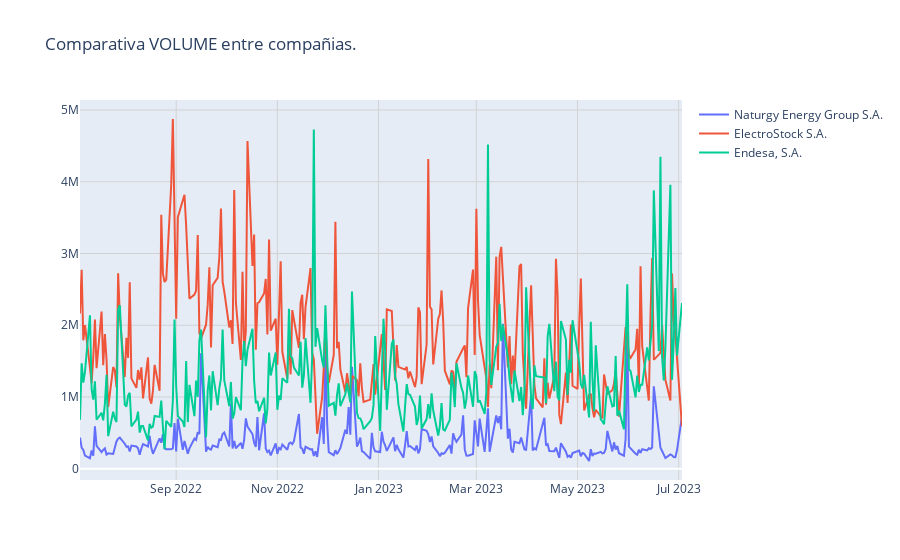

Notebook source saved alongside this figure:
### Markdown cell above
Las lineas de la gráfica comparativa sugieren que ElectroStock S.A. ha tenido un rendimiento sobresaliente en comparación con sus competidores. La línea que representa el cierre de ElectroStock se encuentra notablemente más alta que las líneas de Naturgy y Endesa. Esto indica que ElectroStock ha obtenido resultados superiores en términos de rendimiento financiero.

Además, se observa que la subida esperada del 70% es mucho más suavizada en el periodo estudiado en comparación con ElectroStock. Esto significa que la tendencia alcista en los datos de ElectroStock es más pronunciada y diferenciada en comparación con sus competidoras.

Podemos concluir que ElectroStock muestra una mayor variabilidad en sus resultados y un desempeño superior en comparación con Naturgy y Endesa. Estos resultados resaltarían la fortaleza y competitividad de ElectroStock en el mercado y que el periodo antes analizado ha sido mucho más favorable para ElectroStock que para el resto.

### Code cell
fig = go.Figure()

# Agregarmos tres lineas, Naturgy, ElectroStock y Endesa analizar la variable Volume
fig.add_trace(go.Scatter(x=naturgy['Date'], y=naturgy['Volume'], name='Naturgy Energy Group S.A.'))
fig.add_trace(go.Scatter(x=df['Date'], y=df['Volume'], name = 'ElectroStock S.A.'))
fig.add_trace(go.Scatter(x=endesa['Date'], y=endesa['Volume'], name = 'Endesa, S.A.'))

fig.update_layout(title='Comparativa VOLUME entre compañias.',
                  xaxis=dict(showgrid=True, gridcolor='lightgrey'),
                  yaxis=dict(showgrid=True, gridcolor='lightgrey'))

fig.show()

### Figure 1 — Plotly figure (JSON) as saved in the notebook; plotly's stock layout.template omitted (floating-point values rounded to 4 significant figures; data arrays with more than 128 entries replaced by an {"elided": "..."} marker saying what was removed)
{"data": [{"name": "Naturgy Energy Group S.A.", "type": "scatter", "x": {"elided": "256 str values"}, "y": {"elided": "256 float values"}}, {"name": "ElectroStock S.A.", "type": "scatter", "x": {"elided": "251 str values"}, "y": {"elided": "251 int values"}}, {"name": "Endesa, S.A.", "type": "scatter", "x": {"elided": "256 str values"}, "y": {"elided": "256 float values"}}], "layout": {"title": {"text": "Comparativa VOLUME entre compañias."}, "xaxis": {"gridcolor": "lightgrey", "showgrid": true}, "yaxis": {"gridcolor": "lightgrey", "showgrid": true}}}
